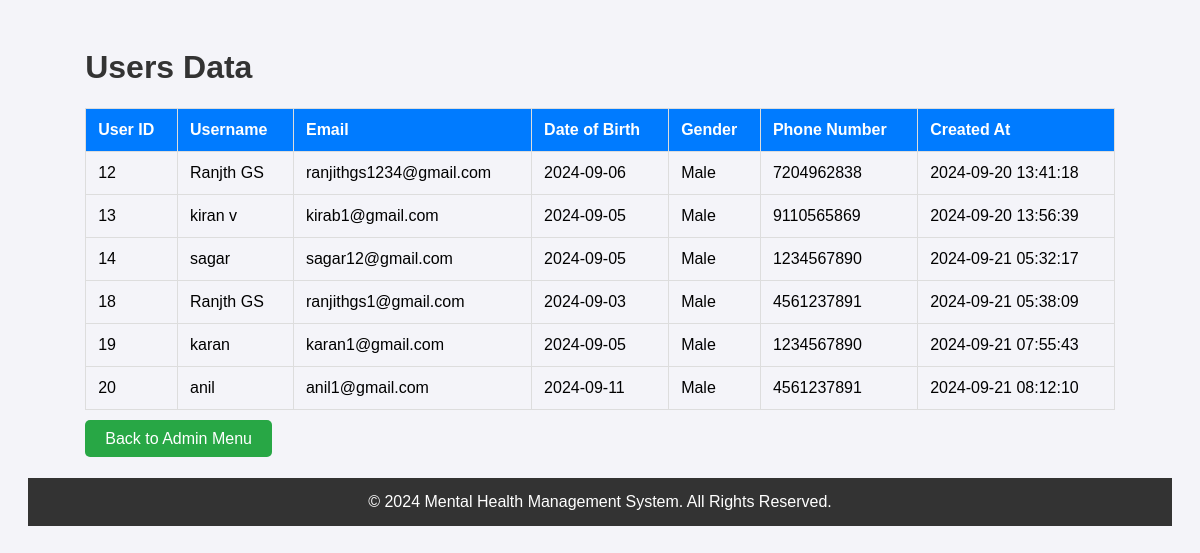
Screenshot of /admin_users_data.php with the database file from the repository.
### tables this page shows
CREATE TABLE `users` (
  `user_id` int(11) NOT NULL,
  `username` varchar(50) NOT NULL,
  `email` varchar(100) NOT NULL,
  `password` varchar(255) NOT NULL,
  `date_of_birth` date NOT NULL,
  `gender` enum('Male','Female','Other') NOT NULL,
  `phone_number` varchar(15) NOT NULL,
  `created_at` timestamp NOT NULL DEFAULT current_timestamp()
);

### admin_users_data.php (the view, shortened to what this page needs)
<?php
include 'db.php';
$sql = "SELECT * FROM users";
$result = $conn->query($sql);
?>
<!DOCTYPE html>
<html lang="en">
<head>
</head>
<body>
    <div class="container">
        <h1>Users Data</h1>
        <table>
            <thead>
                <tr>
                    <th>User ID</th>
                    <th>Username</th>
                    <th>Email</th>
                    <th>Date of Birth</th>
                    <th>Gender</th>
                    <th>Phone Number</th>
                    <th>Created At</th>
                </tr>
            </thead>
            <tbody>
                <?php if ($result->num_rows > 0): ?>
                    <?php while($row = $result->fetch_assoc()): ?>
                        <tr>
                            <td><?= htmlspecialchars($row['user_id']) ?></td>
                            <td><?= htmlspecialchars($row['username']) ?></td>
                            <td><?= htmlspecialchars($row['email']) ?></td>
                            <td><?= htmlspecialchars($row['date_of_birth']) ?></td>
                            <td><?= htmlspecialchars($row['gender']) ?></td>
                            <td><?= htmlspecialchars($row['phone_number']) ?></td>
                            <td><?= htmlspecialchars($row['created_at']) ?></td>
                        </tr>
                    <?php endwhile; ?>
                <?php else: ?>
                    <tr>
                        <td colspan="7">No users found.</td>
                    </tr>
                <?php endif; ?>
            </tbody>
        </table>
        <a href="admins_menu.php" class="home-button">Back to Admin Menu</a>
    </div>
    <footer>
        <p>&copy; 2024 Mental Health Management System. All Rights Reserved.</p>
    </footer>
</body>
</html>

### admin_users_data.php (style rules this page uses)
body { font-family: Arial, sans-serif; background-color: #f4f4f9; padding: 20px; }
table { width: 100%; border-collapse: collapse; margin-bottom: 20px; }
table, th, td { border: 1px solid #ddd; }
th, td { padding: 12px; text-align: left; }
th { background-color: #007bff; color: white; }
h1 { color: #333; }
.container { width: 90%; margin: auto; }
.home-button { background-color: #28a745; color: white; border: none; padding: 10px 20px; border-radius: 5px; cursor: pointer; text-decoration: none; }
footer { background-color: #333; color: white; text-align: center; padding: 15px 0; margin-top: 30px; }
footer p { margin: 0; }

### rows the page displays
users: user_id "12", username "Ranjth GS", email "ranjithgs1234@gmail.com", date_of_birth "2024-09-06", gender "Male", phone_number "7204962838", created_at "2024-09-20 13:41:18"
users: user_id "13", username "kiran v", email "kirab1@gmail.com", date_of_birth "2024-09-05", gender "Male", phone_number "9110565869", created_at "2024-09-20 13:56:39"
users: user_id "14", username "sagar", email "sagar12@gmail.com", date_of_birth "2024-09-05", gender "Male", phone_number "1234567890", created_at "2024-09-21 05:32:17"
users: user_id "18", username "Ranjth GS", email "ranjithgs1@gmail.com", date_of_birth "2024-09-03", gender "Male", phone_number "4561237891", created_at "2024-09-21 05:38:09"
users: user_id "19", username "karan", email "karan1@gmail.com", date_of_birth "2024-09-05", gender "Male", phone_number "1234567890", created_at "2024-09-21 07:55:43"
users: user_id "20", username "anil", email "anil1@gmail.com", date_of_birth "2024-09-11", gender "Male", phone_number "4561237891", created_at "2024-09-21 08:12:10"
